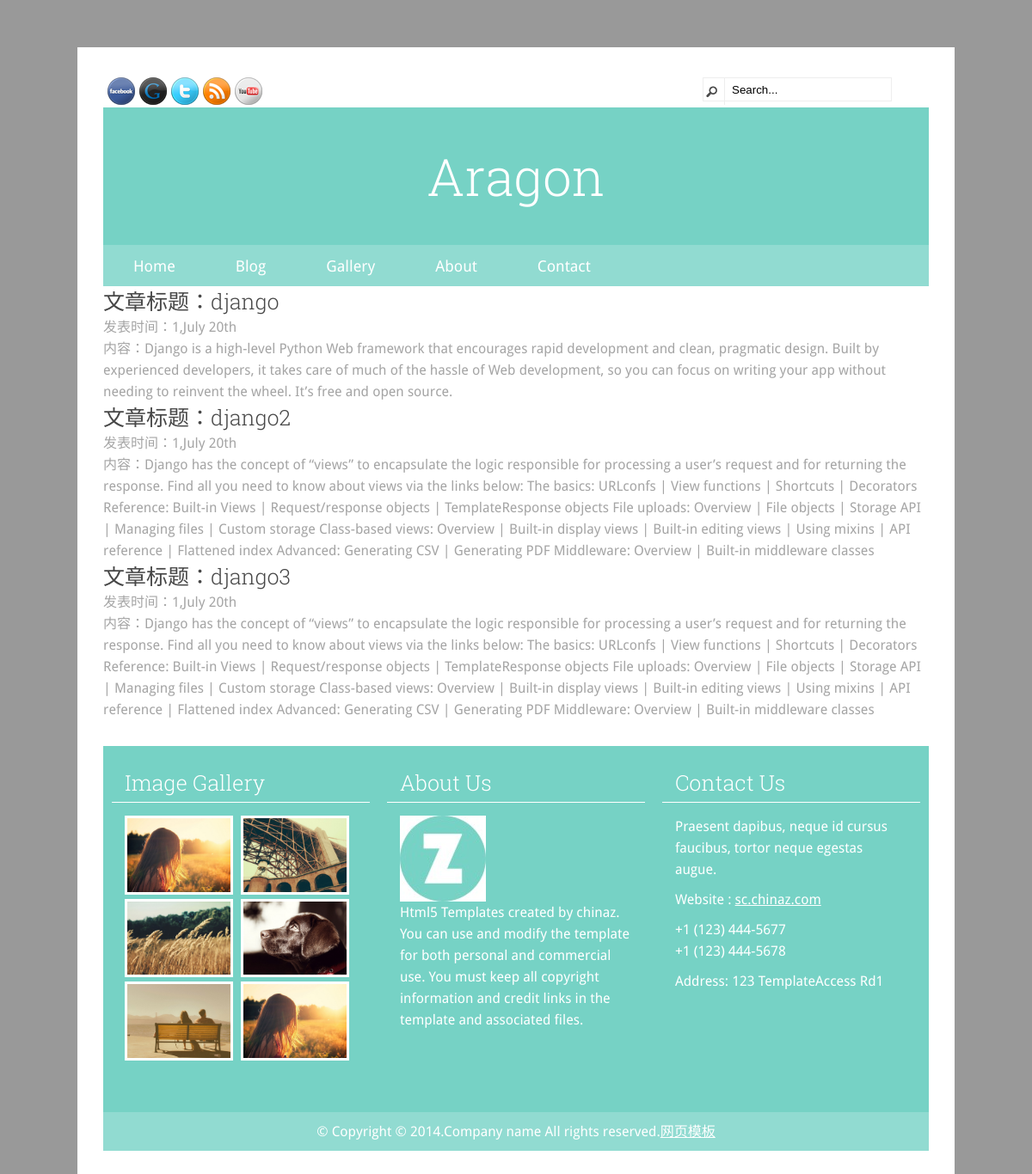
The page / on the database its author committed.
### blog/blogapp/models.py (models this page shows, shortened)
class Blog_list(models.Model):
    title = models.CharField(max_length = 150)
    body = models.TextField()
    timestamp = models.DateTimeField()

### blog/blogapp/views.py (the view)
# urls.py: url(r'^$',views.index)
def index(request):
    posts = Blog_list.objects.all()
    return render_to_response('index.html',locals())

### blog/blogapp/templates/index.html (shortened to what this page needs)
﻿{% extends 'base.html' %}
{% load staticfiles %}
{% block content %}
      {% for post in posts %}
      <h2>文章标题：{{  post.title }}</h2>
      <p>发表时间：{{ post.timestamp | date:"1,F jS"}}</p>
      <p>内容：{{ post.body }}</p>
      {% endfor %}
{% endblock %}

### blog/blogapp/templates/base.html (shortened to what this page needs)
{% load staticfiles %}
<!DOCTYPE html>
<html lang="en">
<head>
  	<link rel="stylesheet" href="{% static 'css/zerogrid.css' %}">
	<link rel="stylesheet" href="/static/css/style.css">
    <link rel="stylesheet" href="/static/css/responsive.css">
</head>
<body>
<div class="wrap-body zerogrid">
<header>
	<div class="wrap-header">
		<div class="top">
			<div class="socials">
				<ul>
					<li><a href="#" title="facebook"><img  src="../static/images/socials/facebook-32x32.png"/></a></li>
					<li><a href="#" title="google"><img  src="../static/images/socials/google-32x32.png"/></a></li>
					<li><a href="#" title="twitter"><img  src="../static/images/socials/twitter-32x32.png"/></a></li>
					<li><a href="#" title="rss"><img  src="../static//images/socials/rss-32x32.png"/></a></li>
					<li><a href="#" title="youtube"><img  src="../static/images/socials/youtube-32x32.png"/></a></li>
				</ul>
			</div>
			<div id="search">
				<div class="button-search"></div>
				<input type="text" value="Search..." onfocus="if (this.value == &#39;Search...&#39;) {this.value = &#39;&#39;;}" onblur="if (this.value == &#39;&#39;) {this.value = &#39;Search...&#39;;}">
			</div>
		</div>
		<div id="logo">
			<h1>Aragon</h1>
		</div>
		<nav>
			<div class="wrap-nav">
				<div class="menu">
					<ul>
						<li><a href="index.html">Home</a></li>
						<li><a href="blog.html">Blog</a></li>
						<li><a href="blog.html">Gallery</a></li>
						<li><a href="blog.html">About</a></li>
						<li><a href="#">Contact</a></li>
					</ul>
				</div>
			</div>
		</nav>
	</div>
</header>
{% block content %}
{% endblock %}
<footer>
	<div class="wrap-footer">
		<div class="row">
			<div class="col-1-3">
				<div class="wrap-col">
					<div class="box">
						<div class="heading"><h2>Image Gallery</h2></div>
						<div class="content gallery">
							<a href="#"><img src="../static//images/img1.jpg" width="120"/></a>
							<a href="#"><img src="../static//images/img2.jpg" width="120"/></a>
							<a href="#"><img src="../static//images/img3.jpg" width="120"/></a>
							<a href="#"><img src="../static//images/img4.jpg" width="120"/></a>
							<a href="#"><img src="../static//images/img5.jpg" width="120"/></a>
							<a href="#"><img src="../static//images/img1.jpg" width="120"/></a>
						</div>
					</div>
				</div>
			</div>
			<div class="col-1-3">
				<div class="wrap-col">
					<div class="box">
						<div class="heading"><h2>About Us</h2></div>
						<div class="content">
							<img src="../static//images/zerotheme.jpg" style="border: 0px;"/>
							<p>Html5 Templates created by chinaz. You can use and modify the template for both personal and commercial use. You must keep all copyright information and credit links in the template and associated files.</p>
						</div>
					</div>
				</div>
			</div>
			<div class="col-1-3">
				<div class="wrap-col">
					<div class="box">
						<div class="heading"><h2>Contact Us</h2></div>
						<div class="content">
							<p>Praesent dapibus, neque id cursus faucibus, tortor neque egestas augue.</p>
							<p>Website : <a href="http://sc.chinaz.com" target="_blank">sc.chinaz.com</a></p>
							<p>+1 (123) 444-5677 <br/> +1 (123) 444-5678</p>
							<p>Address: 123 TemplateAccess Rd1</p>
						</div>
					</div>
				</div>
			</div>
		</div>
	</div>
	<div class="copyright">
		<p>&copy; Copyright &copy; 2014.Company name All rights reserved.<a target="_blank" href="http://sc.chinaz.com/moban/">&#x7F51;&#x9875;&#x6A21;&#x677F;</a></p>
	</div>
</footer>
</div>
</body>
</html>

### blog/blogapp/static/css/zerogrid.css (style rules this page uses)
.zerogrid { width: 960px; position: relative; margin: 0 auto; padding: 0px; }
.zerogrid:after { content: "\0020"; display: block; height: 0; clear: both; visibility: hidden; }
.zerogrid .row:before,.row:after { content: '\0020'; display: block; overflow: hidden; visibility: hidden; width: 0; height: 0; }
.zerogrid .row:after { clear: both; }
.zerogrid .row { zoom: 1; }
.zerogrid .wrap-col { margin:10px; }
.zerogrid .col-1-2, .zerogrid .col-1-3, .zerogrid .col-2-3, .zerogrid .col-1-4, .zerogrid .col-2-4, .zerogrid .col-3-4, .zerogrid .col-1-5, .zerogrid .col-2-5, .zerogrid .col-3-5, .zerogrid .col-4-5, .zerogrid .col-1-6, .zerogrid .col-2-6, .zerogrid .col-3-6, .zerogrid .col-4-6, .zerogrid .col-5-6 { float:left; display: inline-block; }
.zerogrid .col-1-3 { width:33.33%; }

### blog/blogapp/static/css/style.css (style rules this page uses)
a,abbr,acronym,address,applet,article,aside,audio,b,blockquote,big,body,center,canvas,caption,cite,code,command,datalist,dd,del,details,dfn,dl,div,dt,em,embed,fieldset,figcaption,figure,font,footer,form,h1,h2,h3,h4,h5,h6,header,hgroup,html,i,iframe,img,ins,kbd,keygen,label,legend,li,meter,nav,object,ol,output,p,pre,progress,q,s,samp,section,small,span,source,strike,strong,sub,sup,table,tbody,tfoot,thead,th,tr,tdvideo,tt,u,ul,var { background:transparent;border:0 none;font-size:100%;margin:0;padding:0;border:0;outline:0;vertical-align:top; }
ol, ul { list-style:none; }
img { vertical-align:top; }
article, aside, audio, canvas, command, datalist, details, embed, figcaption, figure, footer, header, hgroup, keygen, meter, nav, output, progress, section, source, video { display:block; }
input, textarea { border:solid 1px #000; padding:0; margin:0; outline: 0; }
input, textarea, select { margin:0; padding:0px; }
.box:after, .box:before { clear: both; content: '\0020'; display: block; visibility: hidden; width: 0; height: 0; }
html, body { width:100%; padding:0; margin:0; }
body { background: #999999;color: #A5A5A5;font: 16px/25px 'Droid Sans',sans-serif; }
body .wrap-body { background:#ffffff; margin: 30px auto; padding: 30px; }
a { color: #76D2C5;text-decoration: none; }
h1, h2, h3 { font-size: 25px; line-height: 35px; font-family: 'Roboto Slab',sans-serif; font-weight: 300; color: #474747; }
header #logo { background:#76D2C5; width: 100%; text-align: center; padding: 40px 0px; color : #ffffff; }
header #logo h1 { font-size: 60px; line-height: 80px; color: #ffffff; }
header .top { height: 40px; }
header .top .socials ul { list-style: none; }
header .top .socials ul li { position: relative;float: left; margin: 5px 0 5px 5px; }
#search { width: 258px; float: right; position: relative; padding: 5px; }
.button-search { position: absolute; left: 0px; background: url('../images/button-search.png') center center no-repeat; width: 30px; height: 32px; border-right: 1px solid #EEEEEE; cursor: pointer; }
#search input { background: #FFF; padding: 1px 1px 1px 33px; width: 220px; height: 28px; border: 1px solid #EEEEEE; }
nav .wrap-nav { display: inline-block; background: #91DBD1; width: 100%; }
.menu ul { list-style: none;margin: 0;padding: 0; }
.menu ul li { position: relative;float: left;padding: 6px 5px 0px 5px; }
.menu ul li a { font-size: 18px; color: #ffffff;display: block;padding: 6px 30px;margin-bottom: 5px;z-index: 6;position: relative; }
footer { background-color:#76D2C5; margin-top:30px; }
footer .wrap-footer { padding:10px 0px; color:#ffffff; }
footer .box .heading { padding:5px; border-bottom:1px solid #ffffff; }
footer .box .heading h2 { padding:0 10px; color:#ffffff; }
footer .box .content { padding:15px; }
footer .box .content a { color: #ffffff; text-decoration: underline; }
footer .box .content p { margin-bottom: 10px; }
footer .box .gallery img { padding:3px; background: #ffffff; margin: 0 5px 5px 0; }
.copyright { text-align:center; margin-top:20px; background:#91DBD1; padding:10px 0px;color:#ffffff; }
.copyright a { text-decoration:underline; color:#ffffff; }

### blog/blogapp/static/css/responsive.css (style rules this page uses)
html { -webkit-text-size-adjust: none; }
img { max-width:100%; height: auto; width: auto\9; }

### rows shown on the page
Blog_list: title "django", timestamp "1,July 20th", body "Django is a high-level Python Web framework that encourages rapid development and clean, pragmatic design. Built by experienced developers, it takes care of much of the hassle of Web development, so you can focus on writing your app without needing to reinvent the wheel. It’s free and open source."
Blog_list: title "django2", timestamp "1,July 20th", body "Django has the concept of “views” to encapsulate the logic responsible for processing a user’s request and for returning the response. Find all you need to know about views via the links below: The basics: URLconfs | View functions | Shortcuts | Decorators Reference: Built-in Views | Request/response objects | TemplateResponse objects File uploads: Overview | File objects | Storage API | Managing files | Custom storage Class-based views: Overview | Built-in display views | Built-in editing views | Using mixins | API reference | Flattened index Advanced: Generating CSV | Generating PDF Middleware: Overview | Built-in middleware classes"
Blog_list: title "django3", timestamp "1,July 20th", body "Django has the concept of “views” to encapsulate the logic responsible for processing a user’s request and for returning the response. Find all you need to know about views via the links below: The basics: URLconfs | View functions | Shortcuts | Decorators Reference: Built-in Views | Request/response objects | TemplateResponse objects File uploads: Overview | File objects | Storage API | Managing files | Custom storage Class-based views: Overview | Built-in display views | Built-in editing views | Using mixins | API reference | Flattened index Advanced: Generating CSV | Generating PDF Middleware: Overview | Built-in middleware classes"
